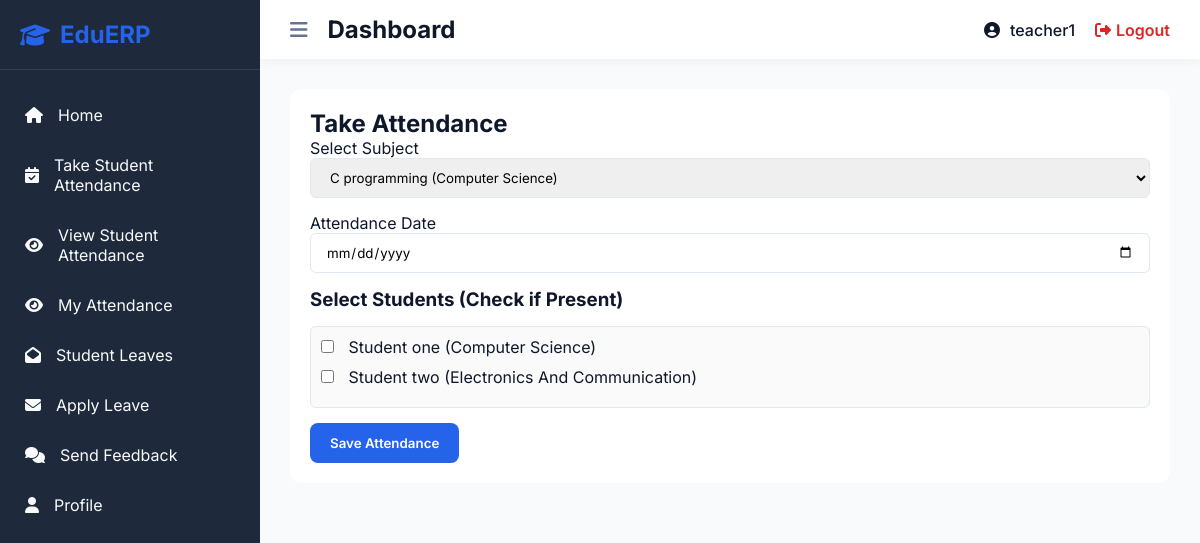
/staff/take_attendance/ (signed in), run on the app's committed database.
### accounts/models.py (models this page shows)
class CustomUser(AbstractUser):
    USER_TYPE_CHOICES = ((1, "HOD"), (2, "Staff"), (3, "Student"))
    user_type = models.IntegerField(choices=USER_TYPE_CHOICES, default=1)
    class Meta:
        db_table = 'CUSTOM_USER_TABLE'

### students/models.py (models this page shows)
class Student(models.Model):
    id = models.AutoField(primary_key=True)
    admin = models.OneToOneField(CustomUser, on_delete=models.CASCADE)
    gender = models.CharField(max_length=50)
    profile_pic = models.FileField(blank=True, null=True)
    address = models.TextField()
    course_id = models.ForeignKey(Course, on_delete=models.DO_NOTHING)
    session_start_year = models.DateField(null=True, blank=True)
    session_end_year = models.DateField(null=True, blank=True)
    created_at = models.DateTimeField(auto_now_add=True)
    updated_at = models.DateTimeField(auto_now=True)
    class Meta:
        db_table = 'STUDENT_TABLE'

### management/models.py (models this page shows)
class Course(models.Model):
    id = models.AutoField(primary_key=True)
    course_name = models.CharField(max_length=255)
    created_at = models.DateTimeField(auto_now_add=True)
    updated_at = models.DateTimeField(auto_now=True)
    class Meta:
        db_table = 'COURSE_TABLE'

### staff/views.py (the view)
# urls.py: path('take_attendance/', views.staff_take_attendance, name='staff_take_attendance'),
@login_required(login_url='/')
def staff_take_attendance(request):
    subjects = Subject.objects.filter(staff_id=request.user)
    return render(request, 'staff/take_attendance.html', {
        'subjects': subjects,
        'students': Student.objects.all(),
    })

### staff/templates/staff/take_attendance.html (shortened to what this page needs)
{% extends 'base.html' %}
{% load static %}
{% block content %}
<div id="attendance-app" data-submit-url="{% url 'staff_save_attendance_api' %}" class="content-section" style="background: white; padding: 20px; border-radius: 12px;">
    <h2>Take Attendance</h2>
    <label>Select Subject</label>
    <select id="subject-select" class="form-input" style="margin-bottom: 15px; width: 100%;">
        {% for subject in subjects %}
            <option value="{{ subject.id }}">{{ subject.subject_name }} ({{ subject.course_id.course_name }})</option>
        {% endfor %}
    </select>
    <label>Attendance Date</label>
    <input id="attendance-date" type="date" class="form-input" style="margin-bottom: 15px; width: 100%;">
    <h3>Select Students (Check if Present)</h3>
    <div id="students-container" style="margin-top: 15px; max-height: 300px; overflow-y: auto; border: 1px solid var(--border-color); padding: 10px; border-radius: 6px; background: #fafafa;">
        {% for student in students %}
        <div style="margin-bottom: 10px;">
            <label>
                <input type="checkbox" class="student-checkbox" value="{{ student.id }}" style="margin-right: 10px;">
                {{ student.admin.first_name }} {{ student.admin.last_name }} ({{ student.course_id.course_name }})
            </label>
        </div>
        {% endfor %}
    </div>
    <button id="save-attendance-btn" class="btn-primary" style="margin-top: 15px;">Save Attendance</button>
</div>
{% endblock %}

### templates/base.html (shortened to what this page needs)
<!DOCTYPE html>
<html lang="en">
<head>
    <link rel="stylesheet" href="https://cdnjs.cloudflare.com/ajax/libs/font-awesome/6.4.0/css/all.min.css">
    <link rel="stylesheet" href="/static/css/style.css">
</head>
<body>
    <div class="app-container">
        <aside class="sidebar">
            <div class="sidebar-header">
                <h2><i class="fas fa-graduation-cap"></i> EduERP</h2>
            </div>
            <ul class="sidebar-menu">
                {% if request.user.user_type == 1 %}
                    <li><a href="{% url 'admin_home' %}"><i class="fas fa-home"></i> Home</a></li>
                    <li><a href="{% url 'manage_staff' %}"><i class="fas fa-users"></i> Staff</a></li>
                    <li><a href="{% url 'manage_student' %}"><i class="fas fa-user-graduate"></i> Students</a></li>
                    <li><a href="{% url 'manage_course' %}"><i class="fas fa-book"></i> Courses</a></li>
                    <li><a href="{% url 'manage_subject' %}"><i class="fas fa-book-open"></i> Subjects</a></li>
                    <li><a href="{% url 'admin_staff_attendance' %}"><i class="fas fa-calendar-check"></i> Staff Attendance</a></li>
                    <li><a href="{% url 'admin_leave_requests' %}"><i class="fas fa-envelope"></i> Leave Requests</a></li>
                    <li><a href="{% url 'admin_feedback_message' %}"><i class="fas fa-comments"></i> Feedback</a></li>
                {% elif request.user.user_type == 2 %}
                    <li><a href="{% url 'staff_home' %}"><i class="fas fa-home"></i> Home</a></li>
                    <li><a href="{% url 'staff_take_attendance' %}"><i class="fas fa-calendar-check"></i> Take Student Attendance</a></li>
                    <li><a href="{% url 'staff_view_attendance' %}"><i class="fas fa-eye"></i> View Student Attendance</a></li>
                    <li><a href="{% url 'staff_view_personal_attendance' %}"><i class="fas fa-eye"></i> My Attendance</a></li>
                    <li><a href="{% url 'staff_student_leave_requests' %}"><i class="fas fa-envelope-open"></i> Student Leaves</a></li>
                    <li><a href="{% url 'staff_apply_leave' %}"><i class="fas fa-envelope"></i> Apply Leave</a></li>
                    <li><a href="{% url 'staff_feedback' %}"><i class="fas fa-comments"></i> Send Feedback</a></li>
                {% endif %}
                <li><a href="{% url 'profile_view' %}"><i class="fas fa-user"></i> Profile</a></li>
            </ul>
        </aside>
        <div class="main-content">
            <header class="top-header">
                <div class="header-left">
                    <button id="toggle-sidebar" class="btn-icon"><i class="fas fa-bars"></i></button>
                    <h2>{% block page_title %}Dashboard{% endblock %}</h2>
                </div>
                <div class="header-right">
                    <div class="user-profile">
                        <i class="fas fa-user-circle"></i>
                        <a href="{% url 'profile_view' %}" style="text-decoration: none; color: inherit;">{{ request.user.username }}</a>
                    </div>
                    <a href="{% url 'logout_user' %}" class="btn-logout"><i class="fas fa-sign-out-alt"></i> Logout</a>
                </div>
            </header>
            <main class="page-content">
                {% block content %}
                {% endblock %}
            </main>
        </div>
    </div>
</body>
</html>

### static/css/style.css (style rules this page uses)
:root { --primary: #2563eb; --primary-hover: #1d4ed8; --secondary: #475569; --bg-color: #f8fafc; --card-bg: #ffffff; --text-main: #0f172a; --text-muted: #64748b; --border-color: #e2e8f0; --sidebar-bg: #1e293b; --sidebar-text: #f8fafc; --sidebar-hover: #334155; --sidebar-active: #475569; --success: #16a34a; --danger: #dc2626; --warning: #ca8a04; }
* { margin: 0; padding: 0; box-sizing: border-box; font-family: 'Inter', sans-serif; }
body { background-color: var(--bg-color); color: var(--text-main); }
.btn-primary { background: var(--primary); color: white; border: none; padding: 12px 20px; border-radius: 8px; cursor: pointer; font-weight: 600; transition: all 0.3s; }
.app-container { display: flex; min-height: 100vh; }
.sidebar { width: 260px; background: var(--sidebar-bg); color: var(--sidebar-text); transition: all 0.3s; position: fixed; height: 100vh; z-index: 100; }
.sidebar-header { padding: 20px; border-bottom: 1px solid rgba(255,255,255,0.1); }
.sidebar-header h2 { display: flex; align-items: center; gap: 10px; font-size: 24px; color: var(--primary); }
.sidebar-menu { list-style: none; padding: 20px 0; }
.sidebar-menu li a { display: flex; align-items: center; gap: 15px; padding: 15px 25px; color: var(--sidebar-text); text-decoration: none; transition: all 0.3s; }
.main-content { flex: 1; margin-left: 260px; transition: all 0.3s; }
.top-header { background: var(--card-bg); padding: 15px 30px; display: flex; justify-content: space-between; align-items: center; box-shadow: 0 2px 10px rgba(0,0,0,0.05); position: sticky; top: 0; z-index: 90; }
.header-left { display: flex; align-items: center; gap: 20px; }
.btn-icon { background: none; border: none; font-size: 20px; color: var(--text-muted); cursor: pointer; transition: color 0.3s; }
.header-right { display: flex; align-items: center; gap: 20px; }
.user-profile { display: flex; align-items: center; gap: 10px; font-weight: 500; }
.btn-logout { color: var(--danger); text-decoration: none; display: flex; align-items: center; gap: 5px; font-weight: 600; transition: opacity 0.3s; }
.page-content { padding: 30px; }
.form-input { width: 100%; padding: 10px 15px; border: 1px solid var(--border-color); border-radius: 6px; outline: none; font-family: 'Inter', sans-serif; }

### data on the page
CustomUser: user.username "teacher1"
Student: admin.first_name "Student", admin.last_name "one", course_id.course_name "Computer Science"
Student: admin.first_name "Student", admin.last_name "two", course_id.course_name "Electronics And Communication"

### other printed values
form field value "C programming (Computer Science)"
